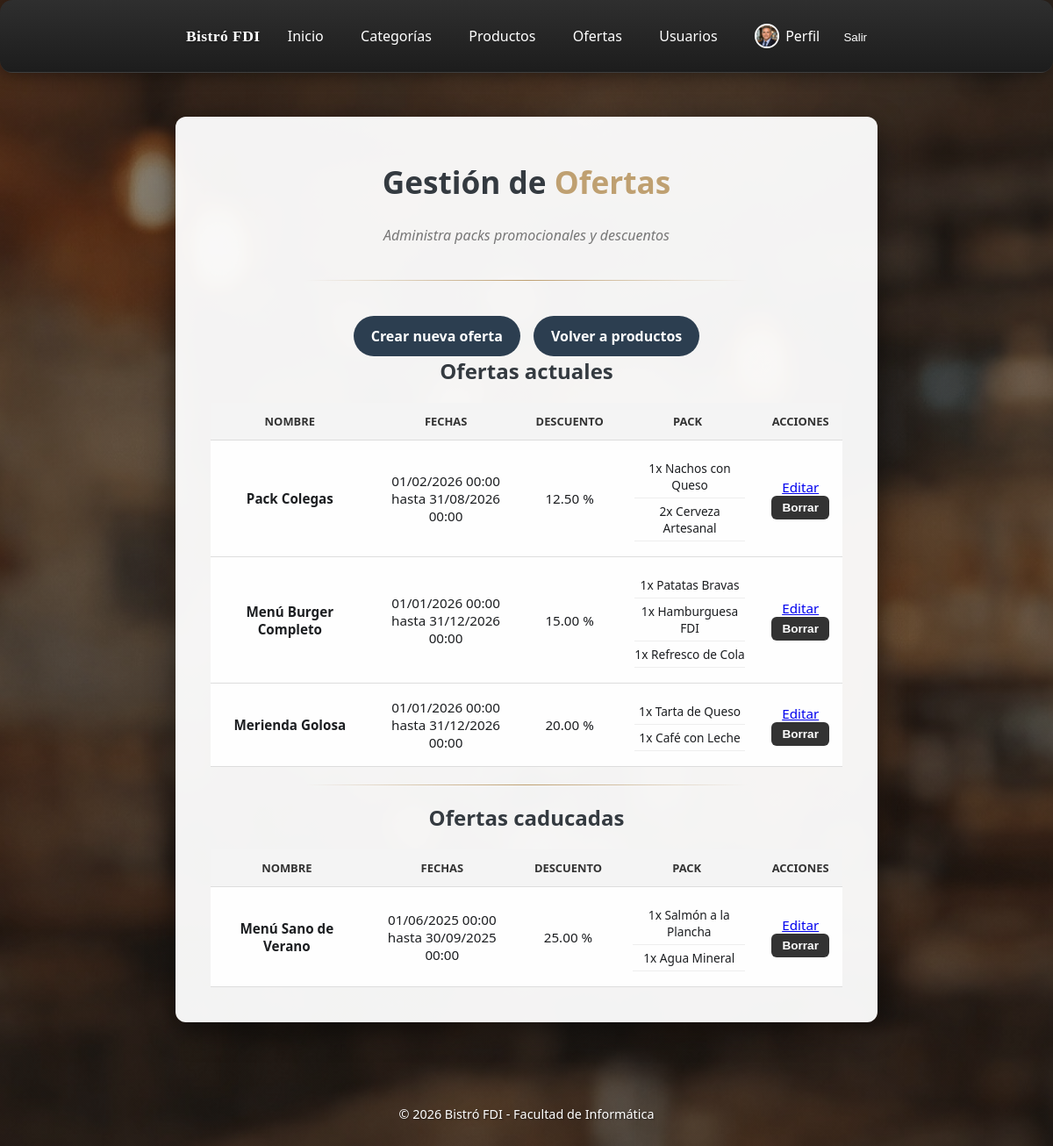
The app's page /includes/vistas/admin/gestion_ofertas.php (signed in) with its own data.
### tables this page shows
CREATE TABLE ofertas (
    id INT AUTO_INCREMENT PRIMARY KEY,
    nombre VARCHAR(150) NOT NULL,
    descripcion TEXT DEFAULT NULL,
    descuento_porcentaje DECIMAL(5,2) NOT NULL DEFAULT 0.00,
    fecha_inicio DATE DEFAULT NULL,
    fecha_fin DATE DEFAULT NULL,
    activa TINYINT(1) NOT NULL DEFAULT 1,

    INDEX idx_ofertas_activa (activa),
    INDEX idx_ofertas_fechas (fecha_inicio, fecha_fin)
);

CREATE TABLE ofertas_productos (
    id INT AUTO_INCREMENT PRIMARY KEY,
    oferta_id INT NOT NULL,
    producto_id INT NOT NULL,
    cantidad INT NOT NULL DEFAULT 1,

    CONSTRAINT fk_ofertas_productos_oferta
        FOREIGN KEY (oferta_id) REFERENCES ofertas(id)
        ON UPDATE CASCADE
        ON DELETE CASCADE,

    CONSTRAINT fk_ofertas_productos_producto
        FOREIGN KEY (producto_id) REFERENCES productos(id)
        ON UPDATE CASCADE
        ON DELETE RESTRICT,

    UNIQUE KEY uk_oferta_producto (oferta_id, producto_id),
    INDEX idx_ofertas_productos_oferta (oferta_id),
    INDEX idx_ofertas_productos_producto (producto_id)
);

CREATE TABLE productos (
    id INT AUTO_INCREMENT PRIMARY KEY,
    id_categoria INT NOT NULL,
    nombre VARCHAR(150) NOT NULL,
    descripcion TEXT DEFAULT NULL,
    precio_base DECIMAL(10,2) NOT NULL DEFAULT 0.00,
    stock INT NOT NULL DEFAULT 0,
    imagen VARCHAR(255) DEFAULT NULL,
    iva DECIMAL(5,2) NOT NULL DEFAULT 10.00,
    ofertado TINYINT(1) NOT NULL DEFAULT 0,
    requiere_cocina TINYINT(1) NOT NULL DEFAULT 1,
    disponible TINYINT(1) NOT NULL DEFAULT 1,

    CONSTRAINT fk_productos_categoria
        FOREIGN KEY (id_categoria) REFERENCES categorias(id)
        ON UPDATE CASCADE
        ON DELETE RESTRICT,

    INDEX idx_productos_categoria (id_categoria),
    INDEX idx_productos_disponible (disponible),
    INDEX idx_productos_ofertado (ofertado)
);

### includes/negocio/OfertasDTO.php (called while the page is built, shortened)
<?php
	class OfertaDTO {
		private $id;
		private $nombre;
		private $fecha_inicio;
		private $fecha_fin;
		private $descuento_porcentaje;
		public function getId() { return $this->id; }
		public function getNombre() { return $this->nombre; }
		public function getFechaInicio() { return $this->fecha_inicio; }
		public function getFechaFin() { return $this->fecha_fin; }
		public function getDescuentoPorcentaje() { return $this->descuento_porcentaje; }
		public function setId($id) { $this->id = $id; }
		public function setNombre($nombre) { $this->nombre = $nombre; }
		public function setFechaInicio($fecha_inicio) { $this->fecha_inicio = $fecha_inicio; }
		public function setFechaFin($fecha_fin) { $this->fecha_fin = $fecha_fin; }
		public function setDescuentoPorcentaje($descuento_porcentaje) { $this->descuento_porcentaje = $descuento_porcentaje; }
	}
?>

### includes/integracion/OfertasDAO.php (called while the page is built, shortened)
<?php
require_once __DIR__ . '/../negocio/OfertasDTO.php';
class OfertaDAO
{
    private mysqli $db;
    public function __construct(mysqli $db)
    {
        $this->db = $db;
    }
    public function listarOfertas(): array
    {
        $sql = "SELECT id, nombre, descripcion, fecha_inicio, fecha_fin, descuento_porcentaje
                FROM ofertas
                ORDER BY fecha_inicio DESC";
        $stmt = $this->db->prepare($sql);
        $stmt->execute();
        $result = $stmt->get_result();
        $ofertas = [];
        while ($row = $result->fetch_assoc()) {
            $ofertas[] = $this->mapearOferta($row);
        }
        return $ofertas;
    }
    public function obtenerProductosDeOferta(int $idOferta): array
    {
        $sql = "SELECT op.producto_id, op.cantidad, p.nombre, p.precio_base, p.iva
                FROM ofertas_productos op
                INNER JOIN productos p ON op.producto_id = p.id
                WHERE op.oferta_id = ?";
        $stmt = $this->db->prepare($sql);
        $stmt->bind_param('i', $idOferta);
        $stmt->execute();
        $result = $stmt->get_result();
        $productos = [];
        while ($row = $result->fetch_assoc()) {
            $productos[] = $row;
        }
        return $productos;
    }
    private function mapearOferta(array $row): OfertaDTO
    {
        $oferta = new OfertaDTO();
        $oferta->setId((int) $row['id']);
        $oferta->setNombre((string) $row['nombre']);
        $oferta->setDescripcion((string) ($row['descripcion'] ?? ''));
        $oferta->setFechaInicio((string) $row['fecha_inicio']);
        $oferta->setFechaFin((string) $row['fecha_fin']);
        $oferta->setDescuentoPorcentaje((float) $row['descuento_porcentaje']);
        return $oferta;
    }
}

### includes/vistas/admin/gestion_ofertas.php (the view, shortened to what this page needs)
<?php
require_once __DIR__ . '/../../core/sesion.php';
require_once __DIR__ . '/../../integracion/OfertasDAO.php';
global $db;
$ofertaDAO = new OfertaDAO($db);
$ofertas = $ofertaDAO->listarOfertas();
$ahora = time();
$ofertasActuales = [];
$ofertasCaducadas = [];
foreach ($ofertas as $oferta) {
    $fechaFin = obtenerDatoOferta($oferta, 'fecha_fin', 'getFechaFin');
    $timestampFin = is_string($fechaFin) ? strtotime($fechaFin) : false;
    if ($timestampFin !== false && $timestampFin < $ahora) {
        $ofertasCaducadas[] = $oferta;
    } else {
        $ofertasActuales[] = $oferta;
    }
}
?>
<div class="main-bienvenida">
    <section class="tarjeta-presentacion tarjeta-ancha">
        <h1>Gestión de <span>Ofertas</span></h1>
        <p class="lema">Administra packs promocionales y descuentos</p>
        <div class="divisor"></div>
        <div class="contenedor-botones-index">
            <a href="<?= BASE_URL ?>/includes/vistas/admin/crear_oferta.php" class="btn-login">Crear nueva oferta</a>
            <a href="<?= BASE_URL ?>/includes/vistas/admin/gestion_productos.php" class="btn-admin">Volver a productos</a>
        </div>
        <div class="mensaje-sesion">
            <h2>Ofertas actuales</h2>
            <?php if (empty($ofertasActuales)): ?>
                <p>No hay ofertas actuales.</p>
            <?php else: ?>
                <table class="tabla-pedidos tabla-sala-movil">
                    <thead>
                        <tr>
                            <th>Nombre</th>
                            <th>Fechas</th>
                            <th>Descuento</th>
                            <th>Pack</th>
                            <th>Acciones</th>
                        </tr>
                    </thead>
                    <tbody>
                        <?php foreach ($ofertasActuales as $oferta): ?>
                            <?php
                                $id = obtenerDatoOferta($oferta, 'id', 'getId');
                                $nombre = (string) (obtenerDatoOferta($oferta, 'nombre', 'getNombre') ?? '');
                                $fechaInicio = (string) (obtenerDatoOferta($oferta, 'fecha_inicio', 'getFechaInicio') ?? '');
                                $fechaFin = (string) (obtenerDatoOferta($oferta, 'fecha_fin', 'getFechaFin') ?? '');
                                $descuento = (float) (obtenerDatoOferta($oferta, 'descuento_porcentaje', 'getDescuentoPorcentaje') ?? 0);
                                $productosOferta = $ofertaDAO->obtenerProductosDeOferta((int) $id);
                            ?>
                            <tr>
                                <td data-label="Nombre">
                                    <strong><?= htmlspecialchars($nombre) ?></strong>
                                </td>
                                <td data-label="Fechas">
                                    <?= htmlspecialchars(formatearFecha($fechaInicio)) ?><br>
                                    <span>hasta <?= htmlspecialchars(formatearFecha($fechaFin)) ?></span>
                                </td>
                                <td data-label="Descuento">
                                    <?= number_format($descuento, 2) ?> %
                                </td>
                                <td data-label="Pack">
                                    <?php if (empty($productosOferta)): ?>
                                        <span>Sin productos</span>
                                    <?php else: ?>
                                        <ul class="ul-progreso">
                                            <?php foreach ($productosOferta as $producto): ?>
                                                <li class="li-progreso">
                                                    <?= (int) ($producto['cantidad'] ?? 0) ?>x
                                                    <?= htmlspecialchars((string) ($producto['nombre'] ?? '')) ?>
                                                </li>
                                            <?php endforeach; ?>
                                        </ul>
                                    <?php endif; ?>
                                </td>
                                <td data-label="Acciones">
                                    <a href="<?= BASE_URL ?>/includes/vistas/admin/editar_oferta.php?id=<?= urlencode((string) $id) ?>">Editar</a>
                                    <br>
                                    <form action="<?= BASE_URL ?>/includes/acciones/ofertas/borrar_oferta.php" method="POST" class="form-actualizar-estado">
                                        <button type="submit" class="btn-accion btn-peligro">Borrar</button>
                                    </form>
                                </td>
                            </tr>
                        <?php endforeach; ?>
                    </tbody>
                </table>
            <?php endif; ?>
            <div class="divisor"></div>
            <h2>Ofertas caducadas</h2>
            <?php if (empty($ofertasCaducadas)): ?>
                <p>No hay ofertas caducadas.</p>
            <?php else: ?>
                <table class="tabla-pedidos tabla-sala-movil">
                    <thead>
                        <tr>
                            <th>Nombre</th>
                            <th>Fechas</th>
                            <th>Descuento</th>
                            <th>Pack</th>
                            <th>Acciones</th>
                        </tr>
                    </thead>
                    <tbody>
                        <?php foreach ($ofertasCaducadas as $oferta): ?>
                            <?php
                                $id = obtenerDatoOferta($oferta, 'id', 'getId');
                                $nombre = (string) (obtenerDatoOferta($oferta, 'nombre', 'getNombre') ?? '');
                                $fechaInicio = (string) (obtenerDatoOferta($oferta, 'fecha_inicio', 'getFechaInicio') ?? '');
                                $fechaFin = (string) (obtenerDatoOferta($oferta, 'fecha_fin', 'getFechaFin') ?? '');
                                $descuento = (float) (obtenerDatoOferta($oferta, 'descuento_porcentaje', 'getDescuentoPorcentaje') ?? 0);
                                $productosOferta = $ofertaDAO->obtenerProductosDeOferta((int) $id);
                            ?>
                            <tr>
                                <td data-label="Nombre">
                                    <strong><?= htmlspecialchars($nombre) ?></strong>
                                </td>
                                <td data-label="Fechas">
                                    <?= htmlspecialchars(formatearFecha($fechaInicio)) ?><br>
                                    <span>hasta <?= htmlspecialchars(formatearFecha($fechaFin)) ?></span>
                                </td>
                                <td data-label="Descuento">
                                    <?= number_format($descuento, 2) ?> %
                                </td>
                                <td data-label="Pack">
                                    <?php if (empty($productosOferta)): ?>
                                        <span>Sin productos</span>
                                    <?php else: ?>
                                        <ul class="ul-progreso">
                                            <?php foreach ($productosOferta as $producto): ?>
                                                <li class="li-progreso">
                                                    <?= (int) ($producto['cantidad'] ?? 0) ?>x
                                                    <?= htmlspecialchars((string) ($producto['nombre'] ?? '')) ?>
                                                </li>
                                            <?php endforeach; ?>
                                        </ul>
                                    <?php endif; ?>
                                </td>
                                <td data-label="Acciones">
                                    <a href="<?= BASE_URL ?>/includes/vistas/admin/editar_oferta.php?id=<?= urlencode((string) $id) ?>">Editar</a>
                                    <br>
                                    <form action="<?= BASE_URL ?>/includes/acciones/ofertas/borrar_oferta.php" method="POST" class="form-actualizar-estado">
                                        <button type="submit" class="btn-accion btn-peligro">Borrar</button>
                                    </form>
                                </td>
                            </tr>
                        <?php endforeach; ?>
                    </tbody>
                </table>
            <?php endif; ?>
        </div>
    </section>
</div>
<?php
require_once __DIR__ . '/../partials/plantilla.php';
function obtenerDatoOferta($oferta, string $claveArray, string $getter)
{
    if (is_object($oferta) && method_exists($oferta, $getter)) {
        return $oferta->$getter();
    }
    return null;
}
function formatearFecha(string $fecha): string
{
    $timestamp = strtotime($fecha);
    return date('d/m/Y H:i', $timestamp);
}
?>

### records on screen
ofertas: nombre "Pack Colegas", fecha_inicio "01/02/2026 00:00", fecha_fin "31/08/2026 00:00", descuento_porcentaje "12.50"
ofertas_productos: cantidad "1", producto.nombre "Nachos con Queso"
ofertas_productos: cantidad "2", producto.nombre "Cerveza Artesanal"
ofertas: nombre "Menú Burger Completo", fecha_inicio "01/01/2026 00:00", fecha_fin "31/12/2026 00:00", descuento_porcentaje "15.00"
ofertas_productos: cantidad "1", producto.nombre "Patatas Bravas"
ofertas_productos: cantidad "1", producto.nombre "Hamburguesa FDI"
ofertas_productos: cantidad "1", producto.nombre "Refresco de Cola"
ofertas: nombre "Merienda Golosa", fecha_inicio "01/01/2026 00:00", fecha_fin "31/12/2026 00:00", descuento_porcentaje "20.00"
ofertas_productos: cantidad "1", producto.nombre "Tarta de Queso"
ofertas_productos: cantidad "1", producto.nombre "Café con Leche"
ofertas: nombre "Menú Sano de Verano", fecha_inicio "01/06/2025 00:00", fecha_fin "30/09/2025 00:00", descuento_porcentaje "25.00"
ofertas_productos: cantidad "1", producto.nombre "Salmón a la Plancha"
ofertas_productos: cantidad "1", producto.nombre "Agua Mineral"
